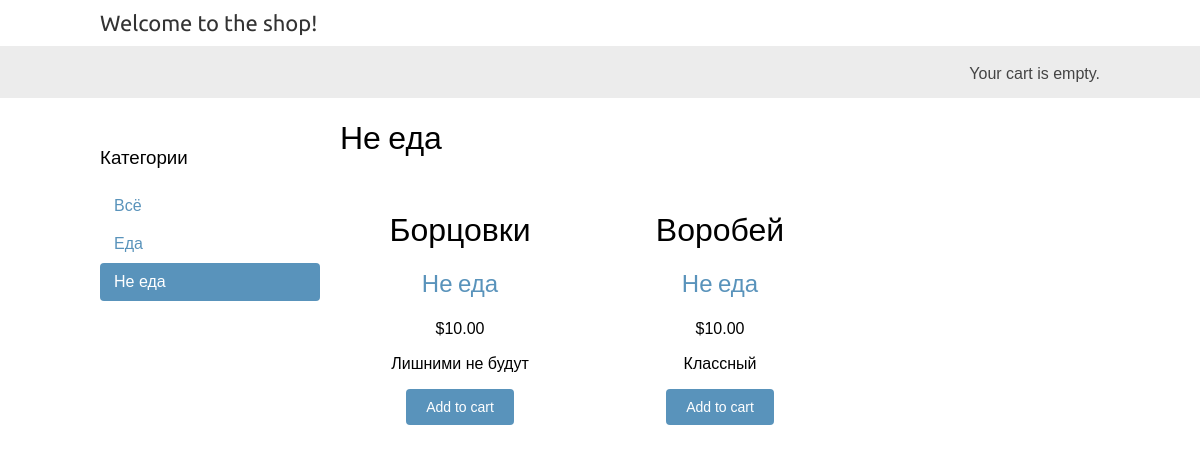
The app's page /ne-eda/ with its own data.
### shop/models.py (models this page shows, shortened)
class Category(models.Model):
    name = models.CharField(max_length=200, db_index=True)
    slug = models.SlugField(max_length=200, db_index=True, unique=True)
    class Meta:
        ordering = ('name',)
        verbose_name = 'Категория'
        verbose_name_plural = 'Категории'
    def __str__(self):
        return self.name
    def get_absolute_url(self):
        return reverse('shop:product_list_by_category',
                       args=[self.slug])

class Product(models.Model):
    category = models.ForeignKey(Category, related_name='products', on_delete=models.CASCADE)
    name = models.CharField(max_length=200, db_index=True)
    slug = models.SlugField(max_length=200, db_index=True)
    image = models.ImageField(upload_to='products/%Y/%m/%d', blank=True)
    description = models.TextField(blank=True)
    price = models.DecimalField(max_digits=10, decimal_places=2)
    available = models.BooleanField(default=True)
    created = models.DateTimeField(auto_now_add=True)
    updated = models.DateTimeField(auto_now=True)
    class Meta:
        ordering = ('name',)
        index_together = (('id', 'slug'),)

### shop/views.py (the view)
def product_list(request, category_slug=None):
    category = None
    categories = Category.objects.all()
    products = Product.objects.filter(available=True)
    if category_slug:
        category = get_object_or_404(Category, slug=category_slug)
        products = products.filter(category=category)
    return render(request,
                  'shop/product/list.html',
                  {'category': category,
                   'categories': categories,
                   'products': products})

### cart/cart.py (called while the page is built)
    def __len__(self):
        return sum(item['quantity'] for item in self.cart.values())

### cart/context_processors.py (called while the page is built)
def cart(request):
    return {'cart': Cart(request)}

### shop/templates/shop/product/list.html (shortened to what this page needs)
{% extends "shop/base.html" %}
{% load static %}
{% block content %}
    <div id="sidebar">
        <h3>Категории</h3>
        <ul>
            <li {% if not category %}class="selected"{% endif %}>
                <a href="{% url "shop:product_list" %}">Всё</a>
            </li>
            {% for c in categories %}
                <li {% if category.slug == c.slug %}class="selected"{% endif %}>
                    <a href="{{ c.get_absolute_url }}">{{ c.name }}</a>
                </li>
            {% endfor %}
        </ul>
    </div>
    <div id="main" class="product-list">
        <h1>{% if category %}{{ category.name }}{% else %}Products{% endif %}</h1>
        {% for product in products %}
            <div class="item">
        <h1>{{ product.name }}</h1>
        <h2><a href="{{ product.category.get_absolute_url }}">{{ product.category }}</a></h2>
        <p class="price">${{ product.price }}</p>
        {{ product.description|linebreaks }}
<form action="{% url "cart:cart_add" product.id %}" method="post">
    <input type="submit" value="Add to cart">
</form>
            </div>
        {% endfor %}
    </div>
{% endblock %}

### shop/static/css/base.css (style rules this page uses)
body { margin:0; padding:0; font-family:helvetica, sans-serif; }
h1, h2, h3, h4, h5 , h6 { font-family: 'Ubuntu', sans-serif; font-weight:normal; }
a { text-decoration:none; color:#5993bb; }
a.button, input[type="submit"] { color:#fff; background:#5993bb; border-radius:4px; padding:10px 20px; font-size:14px; border:0; }
#sidebar { width:220px; padding:30px 20px 0 0; float:left; }
#sidebar ul { margin:0; padding:0; }
#sidebar ul li { margin:0; list-style:none; padding:10px 14px; }
#sidebar ul li a { display:block; }
#sidebar ul li.selected { background:#5993bb; border-radius:4px; }
#sidebar ul li.selected a { color:#fff; }
#main { float:left; width: 96%; margin-right:-220px; overflow:hidden; }
.product-list .item { width:25%; padding:10px 20px 10px 0; float:left; text-align:center; line-height:1.2; }

### records on screen
Category: name "Еда"
Category: name "Не еда"
Product: name "Борцовки", category "Не еда", price "10.00", description "Лишними не будут"
Product: name "Воробей", category "Не еда", price "10.00", description "Классный"
